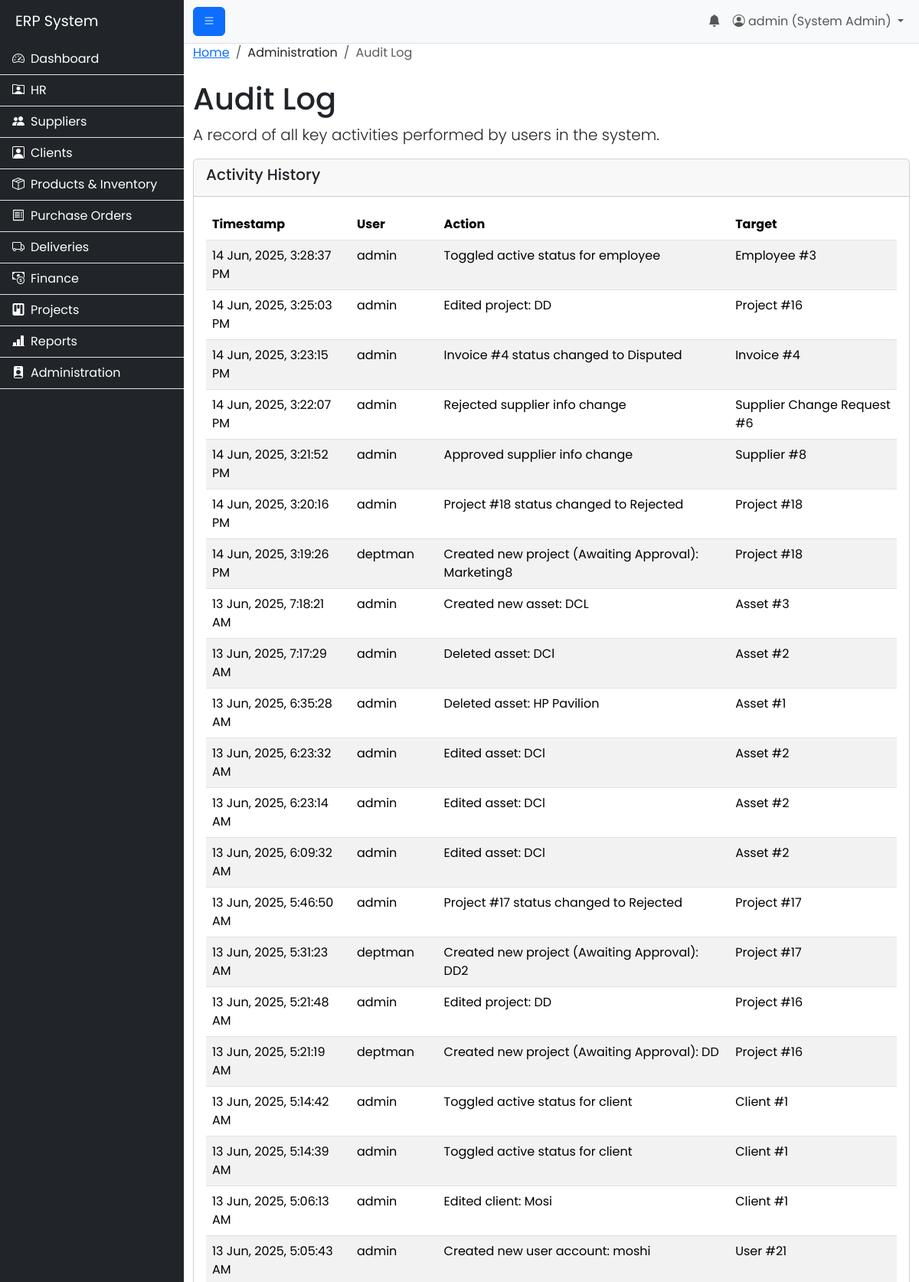
/modules/admin/view_audit_log.php (signed in, upper part), run on the app's committed database.
### tables this page shows
CREATE TABLE `audit_log` (
  `id` int(11) NOT NULL,
  `user_id` int(11) NOT NULL,
  `action` varchar(255) NOT NULL,
  `target_type` varchar(50) NOT NULL,
  `target_id` int(11) NOT NULL,
  `log_timestamp` timestamp NOT NULL DEFAULT current_timestamp()
);

CREATE TABLE `users` (
  `id` int(11) NOT NULL,
  `username` varchar(100) NOT NULL,
  `password` varchar(255) NOT NULL,
  `email` varchar(255) NOT NULL,
  `role_id` int(11) NOT NULL,
  `is_active` tinyint(1) NOT NULL DEFAULT 1,
  `department_id` int(11) DEFAULT NULL,
  `created_at` timestamp NOT NULL DEFAULT current_timestamp()
);

### modules/admin/view_audit_log.php (the view, shortened to what this page needs)
<?php
$page_title = "Audit Log";
include('../../includes/header.php');
$conn = connect_db();
$sql = "SELECT
            al.log_timestamp,
            al.action,
            al.target_type,
            al.target_id,
            u.username
        FROM audit_log al
        JOIN users u ON al.user_id = u.id
        ORDER BY al.log_timestamp DESC";
$result = $conn->query($sql);
?>
<nav aria-label="breadcrumb">
  <ol class="breadcrumb">
    <li class="breadcrumb-item"><a href="/erp_project/index.php">Home</a></li>
    <li class="breadcrumb-item">Administration</li>
    <li class="breadcrumb-item active" aria-current="page">Audit Log</li>
  </ol>
</nav>
<h1 class="mt-4"><?php echo $page_title; ?></h1>
<p class="lead">A record of all key activities performed by users in the system.</p>
<div class="card">
    <div class="card-header">
        <h5>Activity History</h5>
    </div>
    <div class="card-body">
        <div class="table-responsive">
            <table class="table table-striped table-hover">
                <thead>
                    <tr>
                        <th>Timestamp</th>
                        <th>User</th>
                        <th>Action</th>
                        <th>Target</th>
                    </tr>
                </thead>
                <tbody>
                    <?php if ($result && $result->num_rows > 0): ?>
                        <?php while($row = $result->fetch_assoc()): ?>
                            <tr>
                                <td><?php echo date("d M, Y, g:i:s A", strtotime($row['log_timestamp'])); ?></td>
                                <td><?php echo htmlspecialchars($row['username']); ?></td>
                                <td><?php echo htmlspecialchars($row['action']); ?></td>
                                <td><?php echo htmlspecialchars($row['target_type']) . ' #' . $row['target_id']; ?></td>
                            </tr>
                        <?php endwhile; ?>
                    <?php else: ?>
                        <tr>
                            <td colspan="4" class="text-center text-muted">No activities have been logged yet.</td>
                        </tr>
                    <?php endif; ?>
                </tbody>
            </table>
        </div>
    </div>
</div>
<?php
include('../../includes/footer.php');
?>

### assets/css/style.css (style rules this page uses)
body { font-family: 'Poppins', sans-serif; }

### data on the page
audit_log: log_timestamp "14 Jun, 2025, 3:28:37 PM", user.username "admin", action "Toggled active status for employee", target_type "Employee", target "3"
audit_log: log_timestamp "14 Jun, 2025, 3:25:03 PM", user.username "admin", action "Edited project: DD", target_type "Project", target "16"
audit_log: log_timestamp "14 Jun, 2025, 3:23:15 PM", user.username "admin", action "Invoice #4 status changed to Disputed", target_type "Invoice", target "4"
audit_log: log_timestamp "14 Jun, 2025, 3:22:07 PM", user.username "admin", action "Rejected supplier info change", target_type "Supplier Change Request", target "6"
audit_log: log_timestamp "14 Jun, 2025, 3:21:52 PM", user.username "admin", action "Approved supplier info change", target_type "Supplier", target "8"
audit_log: log_timestamp "14 Jun, 2025, 3:20:16 PM", user.username "admin", action "Project #18 status changed to Rejected", target_type "Project", target "18"
audit_log: log_timestamp "14 Jun, 2025, 3:19:26 PM", user.username "deptman", action "Created new project (Awaiting Approval): Marketing8", target_type "Project", target "18"
audit_log: log_timestamp "13 Jun, 2025, 7:18:21 AM", user.username "admin", action "Created new asset: DCL", target_type "Asset", target "3"
audit_log: log_timestamp "13 Jun, 2025, 7:17:29 AM", user.username "admin", action "Deleted asset: DCl", target_type "Asset", target "2"
audit_log: log_timestamp "13 Jun, 2025, 6:35:28 AM", user.username "admin", action "Deleted asset: HP Pavilion", target_type "Asset", target "1"
audit_log: log_timestamp "13 Jun, 2025, 6:23:32 AM", user.username "admin", action "Edited asset: DCl", target_type "Asset", target "2"
audit_log: log_timestamp "13 Jun, 2025, 6:23:14 AM", user.username "admin", action "Edited asset: DCl", target_type "Asset", target "2"
audit_log: log_timestamp "13 Jun, 2025, 6:09:32 AM", user.username "admin", action "Edited asset: DCl", target_type "Asset", target "2"
audit_log: log_timestamp "13 Jun, 2025, 5:46:50 AM", user.username "admin", action "Project #17 status changed to Rejected", target_type "Project", target "17"
audit_log: log_timestamp "13 Jun, 2025, 5:31:23 AM", user.username "deptman", action "Created new project (Awaiting Approval): DD2", target_type "Project", target "17"
audit_log: log_timestamp "13 Jun, 2025, 5:21:48 AM", user.username "admin", action "Edited project: DD", target_type "Project", target "16"
audit_log: log_timestamp "13 Jun, 2025, 5:21:19 AM", user.username "deptman", action "Created new project (Awaiting Approval): DD", target_type "Project", target "16"
audit_log: log_timestamp "13 Jun, 2025, 5:14:42 AM", user.username "admin", action "Toggled active status for client", target_type "Client", target "1"
audit_log: log_timestamp "13 Jun, 2025, 5:14:39 AM", user.username "admin", action "Toggled active status for client", target_type "Client", target "1"
audit_log: log_timestamp "13 Jun, 2025, 5:06:13 AM", user.username "admin", action "Edited client: Mosi", target_type "Client", target "1"
audit_log: log_timestamp "13 Jun, 2025, 5:05:43 AM", user.username "admin", action "Created new user account: moshi", target_type "User", target "21"

### other printed values
$_SESSION['username'] "admin"
$_SESSION['role_name'] "System Admin"
$page_title "Audit Log"
